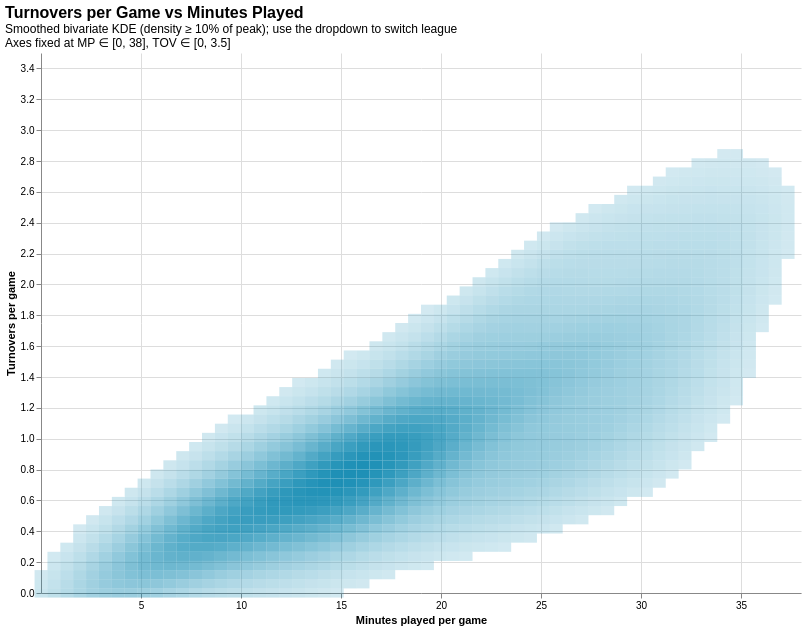

The specification (Vega-Lite) saved for this image:
### Vega-Lite specification from a JSON file in a GitHub repository (floating-point values rounded to 4 significant figures; data arrays with more than 128 entries replaced by an {"elided": "..."} marker saying what was removed)
{"config": {"view": {"continuousWidth": 300, "continuousHeight": 300, "stroke": null}}, "data": {"name": "data-bed91f026e976ca14b533e69ba9c8ce2"}, "mark": {"type": "rect"}, "encoding": {"color": {"field": "League", "legend": null, "scale": {"domain": ["NBA", "WNBA"], "range": ["#118ab2", "#ffd166"]}, "type": "nominal"}, "opacity": {"field": "density_norm", "legend": null, "scale": {"domain": [0, 1], "range": [0.1, 0.95]}, "type": "quantitative"}, "tooltip": [{"field": "League", "type": "nominal"}, {"field": "density_norm", "format": ".0%", "title": "Density (% of peak)", "type": "quantitative"}], "x": {"axis": {"values": [5.0, 10.0, 15.0, 20.0, 25.0, 30.0, 35.0, 40.0]}, "field": "x_lo", "scale": {"domain": [0, 38]}, "title": "Minutes played per game", "type": "quantitative"}, "x2": {"field": "x_hi"}, "y": {"field": "y_lo", "scale": {"domain": [0, 3.5]}, "title": "Turnovers per game", "type": "quantitative"}, "y2": {"field": "y_hi"}}, "height": 540, "params": [{"name": "param_56732688ec85c9f0", "select": {"type": "point", "fields": ["League"]}, "bind": {"input": "select", "options": ["NBA", "WNBA"], "name": "League  "}, "value": [{"League": "NBA"}]}], "title": {"text": "Turnovers per Game vs Minutes Played", "anchor": "start", "fontSize": 16, "subtitle": ["Smoothed bivariate KDE (density ≥ 10% of peak); use the dropdown to switch league", "Axes fixed at MP ∈ [0, 38], TOV ∈ [0, 3.5]"]}, "transform": [{"filter": {"param": "param_56732688ec85c9f0"}}], "width": 760, "$schema": "https://vega.github.io/schema/vega-lite/v6.4.1.json", "datasets": {"data-bed91f026e976ca14b533e69ba9c8ce2": {"elided": "2749 records"}}}
